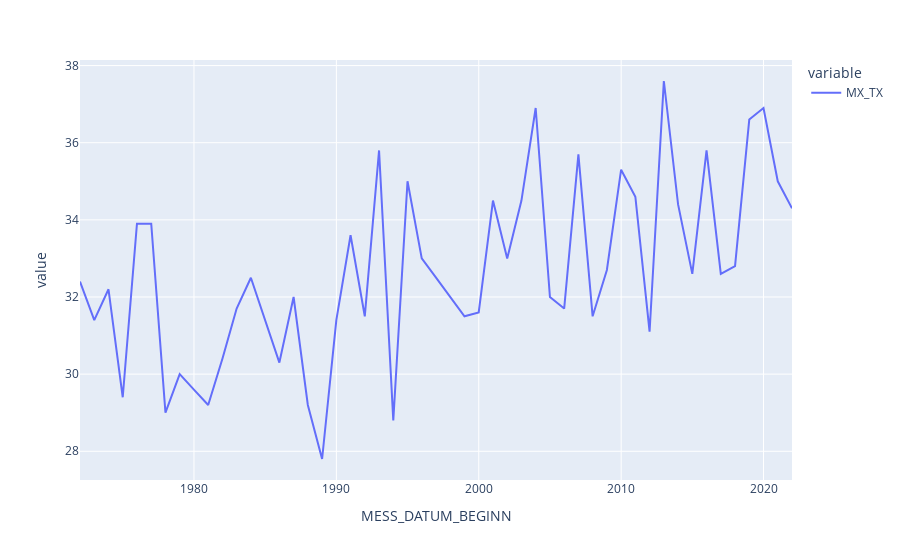

Notebook code cell kept with this figure:
### Code cell
annual = df.resample('A').max()
px.line(annual)
